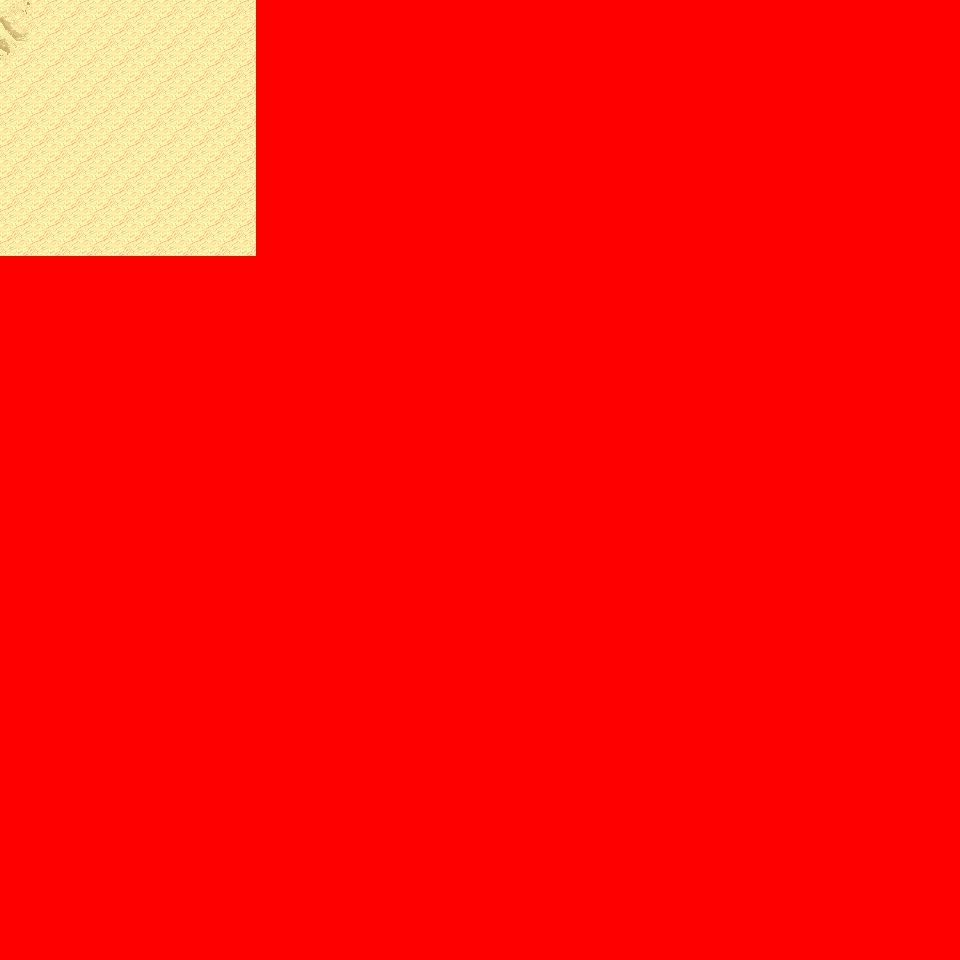

A 2D game scene composited from a Tiled map and its tileset images. What follows is a short description and the map's XML, with each tile layer's data collapsed to a summary:
An orthogonal 30x30 tile map with 32x32 px tiles, 6 tile layers (Ground, Object, Object2, Above, ...), 12 tilesets and 2 objects (2x mapchange).

<map version="1.0" orientation="orthogonal" renderorder="right-down" width="30" height="30" tilewidth="32" tileheight="32" nextobjectid="3">
  <tileset firstgid="1" name="tileset_logic_collision" tilewidth="32" tileheight="32" tilecount="1" columns="1">
    <image source="../drawable/tileset_logic_collision.png" width="32" height="32" />
  </tileset>
  <tileset firstgid="2" name="tileset_ground_ground" tilewidth="32" tileheight="32" tilecount="33" columns="3">
    <image source="../drawable/tileset_ground_ground.png" width="96" height="352" />
  </tileset>
  <tileset firstgid="35" name="tileset_ground_ridge_earth_pale" tilewidth="32" tileheight="32" tilecount="96" columns="12">
    <image source="../drawable/tileset_ground_ridge_earth_pale.png" width="384" height="256" />
  </tileset>
  <tileset firstgid="131" name="tileset_ground_ridge_earth_dark" tilewidth="32" tileheight="32" tilecount="96" columns="12">
    <image source="../drawable/tileset_ground_ridge_earth_dark.png" width="384" height="256" />
  </tileset>
  <tileset firstgid="227" name="tileset_terrain_desert" tilewidth="32" tileheight="32" tilecount="88" columns="8">
    <image source="../drawable/tileset_terrain_desert.png" width="256" height="352" />
  </tileset>
  <tileset firstgid="315" name="tileset_plant_tree_tree_darkgreen" tilewidth="32" tileheight="32" tilecount="88" columns="8">
    <image source="../drawable/tileset_plant_tree_tree_darkgreen.png" width="256" height="352" />
  </tileset>
  <tileset firstgid="403" name="tileset_ground_rock_pebbles" tilewidth="32" tileheight="32" tilecount="3" columns="1">
    <image source="../drawable/tileset_ground_rock_pebbles.png" width="32" height="96" />
  </tileset>
  <tileset firstgid="406" name="tileset_ground_sand_2" tilewidth="32" tileheight="32" tilecount="15" columns="5">
    <image source="../drawable/tileset_ground_sand_2.png" width="160" height="96" />
  </tileset>
  <tileset firstgid="421" name="tileset_plant_cactus_2" tilewidth="32" tileheight="32" tilecount="10" columns="5">
    <image source="../drawable/tileset_plant_cactus_2.png" width="160" height="64" />
  </tileset>
  <tileset firstgid="431" name="tileset_plant_cactus" tilewidth="32" tileheight="32" tilecount="2" columns="1">
    <image source="../drawable/tileset_plant_cactus.png" width="32" height="64" />
  </tileset>
  <tileset firstgid="433" name="tileset_plant_star_shaped_plants" tilewidth="32" tileheight="32" tilecount="6" columns="2">
    <image source="../drawable/tileset_plant_star_shaped_plants.png" width="64" height="96" />
  </tileset>
  <tileset firstgid="439" name="tileset_plant_tree_evergreen" tilewidth="32" tileheight="32" tilecount="36" columns="3">
    <image source="../drawable/tileset_plant_tree_evergreen.png" width="96" height="384" />
  </tileset>
  <layer name="Ground" width="30" height="30">
    <data>[900 cells, 218 non-empty, 5 distinct tile ids]</data>
  </layer>
  <layer name="Object" width="30" height="30">
    <data>[900 cells, 27 non-empty, 9 distinct tile ids]</data>
  </layer>
  <layer name="Object2" width="30" height="30">
    <data>[900 cells, 0 non-empty, 0 distinct tile ids]</data>
  </layer>
  <layer name="Above" width="30" height="30">
    <data>[900 cells, 35 non-empty, 15 distinct tile ids]</data>
  </layer>
  <layer name="Above2" width="30" height="30">
    <data>[900 cells, 0 non-empty, 0 distinct tile ids]</data>
  </layer>
  <layer name="Walkable" width="30" height="30">
    <data>[900 cells, 836 non-empty, 1 distinct tile ids]</data>
  </layer>
  <objectgroup name="MapEvents">
    <object id="1" name="north" type="mapchange" x="0" y="0" width="256" height="32">
      <properties>
        <property name="map" value="0_ados_mountain_n2_w2_x3_y3" />
        <property name="place" value="south" />
      </properties>
    </object>
    <object id="2" name="west" type="mapchange" x="0" y="0" width="32" height="256">
      <properties>
        <property name="map" value="0_ados_mountain_n2_w2_x2_y4" />
        <property name="place" value="east" />
      </properties>
    </object>
  </objectgroup>
</map>
